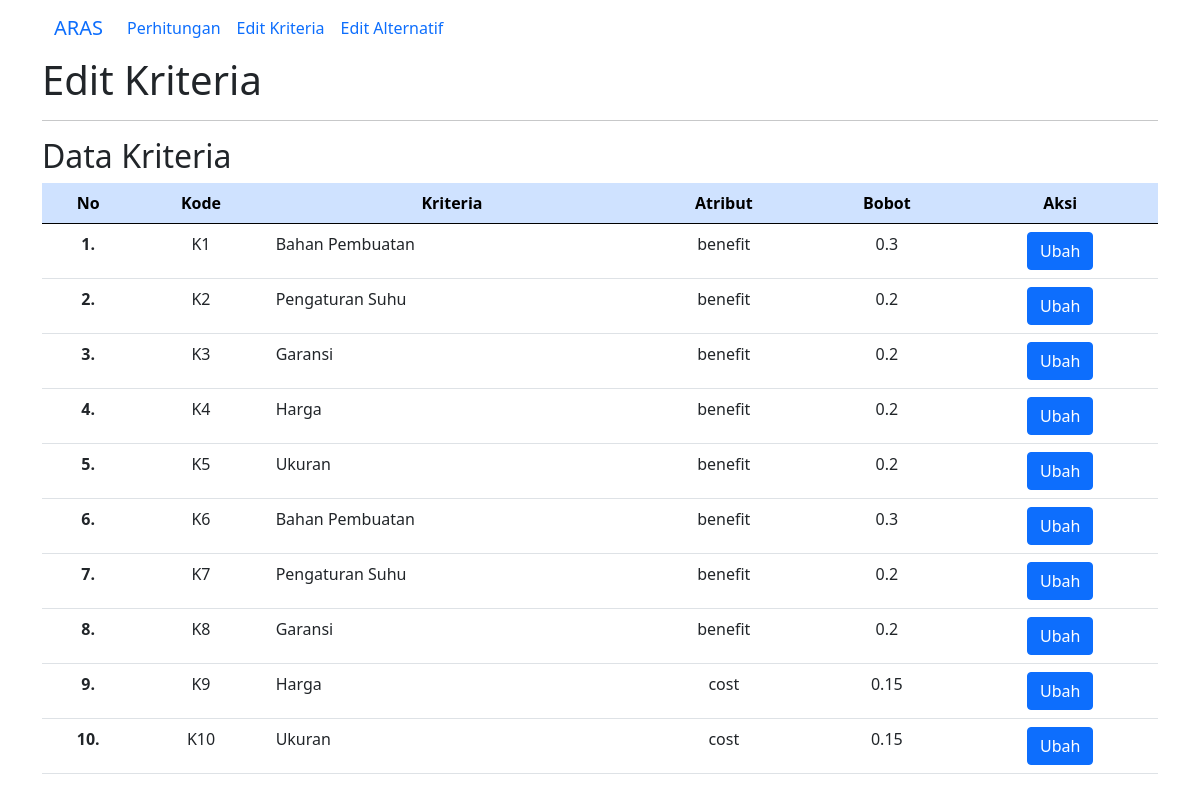
Page /kriteria.php on the committed database.
### tables this page shows
CREATE TABLE `tb_kriteria` (
  `id` int(6) NOT NULL,
  `kode` varchar(30) DEFAULT NULL,
  `kriteria` varchar(30) DEFAULT NULL,
  `atribut` varchar(30) DEFAULT NULL,
  `bobot` float DEFAULT NULL,
  `satuan` varchar(30) DEFAULT NULL
);

### kriteria.php (the view, shortened to what this page needs)
<?php
$db = new mysqli('localhost','root','','aras');
?>
<!doctype html>
<html lang="en">
<head>
  <link href="https://cdn.jsdelivr.net/npm/bootstrap@5.0.2/dist/css/bootstrap.min.css" rel="stylesheet">
</head>
<body>
 <div class="container">
<nav class="navbar navbar-expand-lg bg ">
  <div class="container-fluid">
    <a class="navbar-brand" href="#">ARAS</a>
    <div class="collapse navbar-collapse" id="navbarNavDropdown">
      <ul class="navbar-nav">
        <li class="nav-item">
          <a class="nav-link active" aria-current="page" href="index.php">Perhitungan</a>
        </li>
        <li class="nav-item">
          <a class="nav-link" href="kriteria.php">Edit Kriteria</a>
        </li>
        <li class="nav-item">
          <a class="nav-link" href="alternatif.php">Edit Alternatif</a>
        </li>
      </ul>
    </div>
  </div>
</nav>
    <h1>Edit Kriteria</h1>
    <hr>
    <h2> Data Kriteria</h2>
    <table class="table table">
      <thead class="table-primary">
        <tr>
          <th class="text-center">No</th>
          <th class="text-center">Kode</th>
          <th class="text-center">Kriteria</th>
          <th class="text-center">Atribut</th>
          <th class="text-center">Bobot</th>
          <th class="text-center">Aksi</th>
        </tr>
      </thead>
      <tbody>
        <?php
        $no = 1;
		$sql    = $db->QUERY ("SELECT * FROM `tb_kriteria` ORDER BY id ASC ");
		while   ($tampil = mysqli_fetch_array($sql)){
        ?>
          <tr>
            <th class="text-center"><?php echo $no++ ?>.</th>
            <td class="text-center"><?= $tampil['kode'] ;?></td>
            <td class="text-left"><?= $tampil['kriteria'] ;?></td>
            <td class="text-center"><?= $tampil['atribut']; ?></td>
            <td class="text-center"><?=  $tampil['bobot'] ;?></td>
            <td class="text-center">
			<a href="kriteria-add.php?id=<?php echo $tampil['id'];?>"><button type="button" class="btn btn-primary">Ubah</button></a>
			</td>
          </tr>
        <?php
        }
        ?>
      </tbody>
    </table>
  </div>
</body>
</html>
</body>
</html>

### rows in the picture
tb_kriteria: kode "K1", kriteria "Bahan Pembuatan", atribut "benefit", bobot "0.3"
tb_kriteria: kode "K2", kriteria "Pengaturan Suhu", atribut "benefit", bobot "0.2"
tb_kriteria: kode "K3", kriteria "Garansi", atribut "benefit", bobot "0.2"
tb_kriteria: kode "K4", kriteria "Harga", atribut "benefit", bobot "0.2"
tb_kriteria: kode "K5", kriteria "Ukuran", atribut "benefit", bobot "0.2"
tb_kriteria: kode "K6", kriteria "Bahan Pembuatan", atribut "benefit", bobot "0.3"
tb_kriteria: kode "K7", kriteria "Pengaturan Suhu", atribut "benefit", bobot "0.2"
tb_kriteria: kode "K8", kriteria "Garansi", atribut "benefit", bobot "0.2"
tb_kriteria: kode "K9", kriteria "Harga", atribut "cost", bobot "0.15"
tb_kriteria: kode "K10", kriteria "Ukuran", atribut "cost", bobot "0.15"
